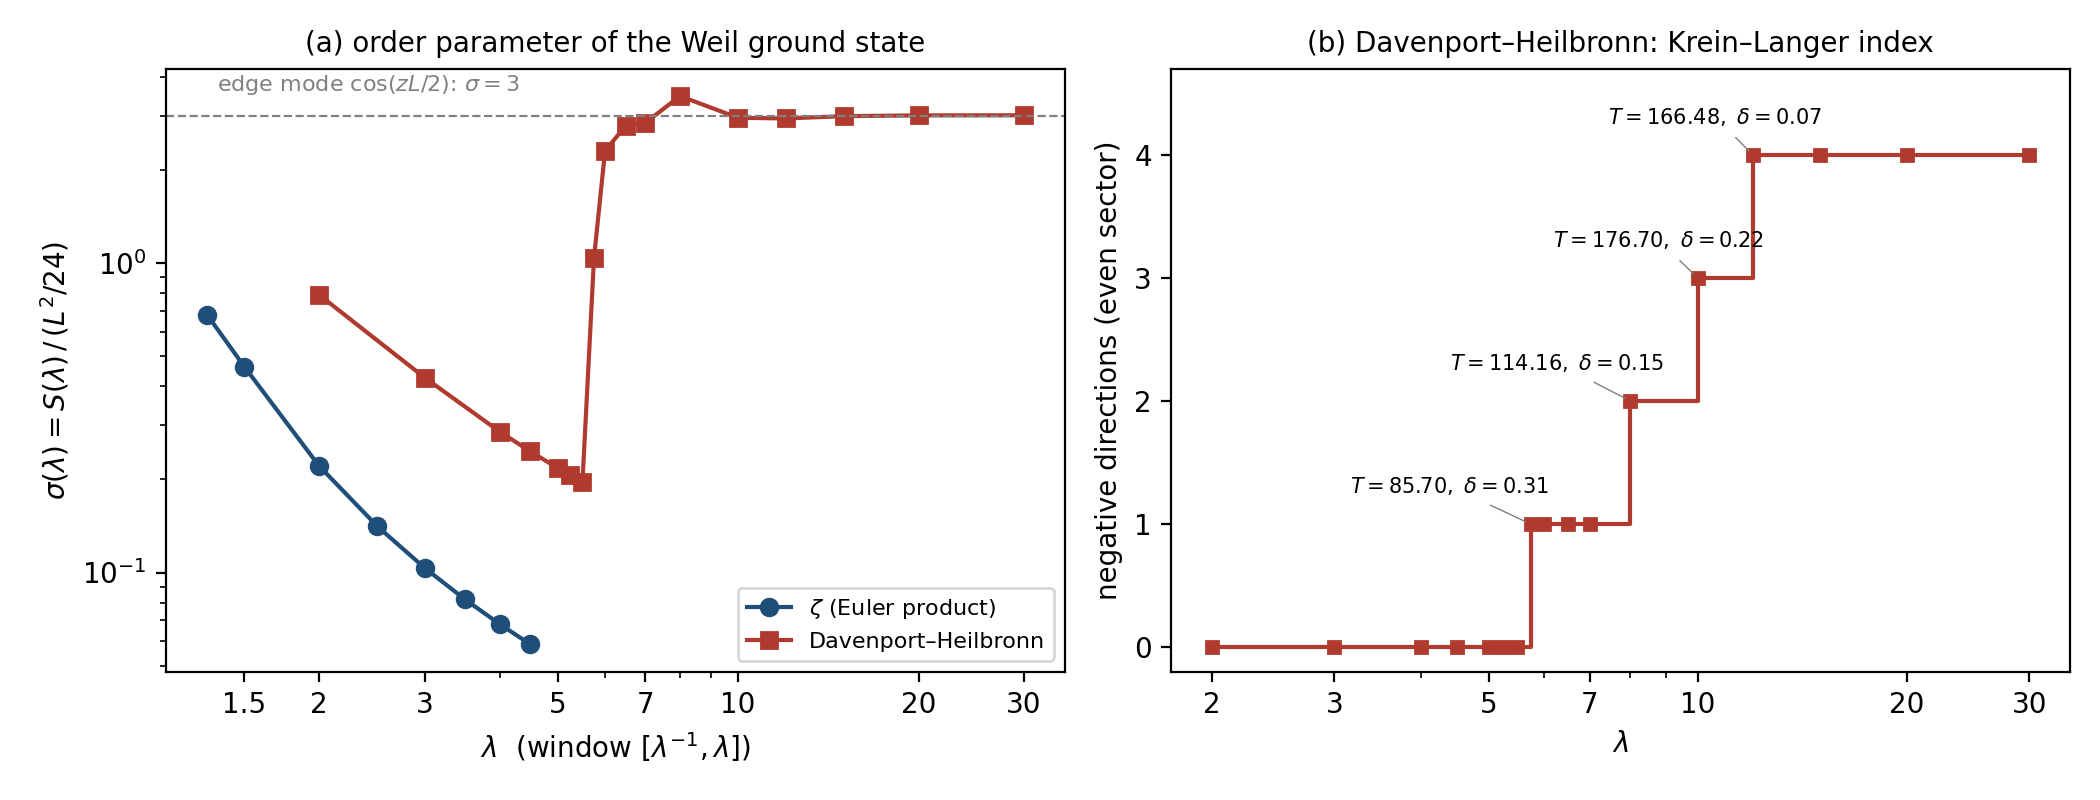

The script that saved this image:
r"""
fig_lp_transport.py -- figure for N7 section 5 (Laguerre-Polya transport and the matched pair).

Reads the two certificate logs (probe_lp_transport_zeta_run.log and the DH log) and plots
(a) the order parameter sigma(lambda) = S(lambda)/(L^2/24) for zeta (bulk mode, sigma -> 0) and
Davenport-Heilbronn (bulk -> edge transition, sigma -> 3 = the cos(zL/2) value), and (b) the
Krein-Langer index of the DH form, annotated with the off-line quadruple each step resolves.
Run with the Python that has matplotlib:
    C:/Users/leomu/AppData/Local/Programs/Python/Python313/python.exe fig_lp_transport.py
"""
import os
import re
import sys
import matplotlib
matplotlib.use("Agg")
import matplotlib.pyplot as plt
from matplotlib.ticker import FixedLocator, NullFormatter, FixedFormatter

HERE = r"C:/Projects/simplicial/empirical/connes_route/"


def parse_zeta(path):
    lam, sig = [], []
    for line in open(path, encoding="utf-8"):
        m = re.match(r"\s+(\d\.\d)\s+[\d.]+\s+\d+\s+\d+\s+\S+\s+\S+\s+\S+\s+[YN]\s+\S+.*sigma=(\S+)", line)
        if m:
            lam.append(float(m.group(1)))
            sig.append(float(m.group(2)))
    return lam, sig


def parse_dh(path):
    lam, sig, idx = [], [], []
    for line in open(path, encoding="utf-8"):
        m = re.match(r"\s+(\d+\.\d\d)\s+[\d.]+\s+\d+\s+\S+\s+\S+\s+\S+\s+\((\d+),(\d+)\)\s+[YN]\s+\S+\s+(\S+)", line)
        if m:
            lam.append(float(m.group(1)))
            idx.append(int(m.group(2)))
            sig.append(float(m.group(4)))
    return lam, sig, idx


def main():
    dh_log = HERE + "probe_lp_transport_dh_run.log"
    lz, sz = parse_zeta(HERE + "probe_lp_transport_zeta_run.log")
    ld, sd, idx = parse_dh(dh_log)
    if not lz or not ld:
        print("logs not parsed", len(lz), len(ld))
        return 1
    ticks = [1.5, 2, 3, 5, 7, 10, 20, 30]
    fig, ax = plt.subplots(1, 2, figsize=(10.5, 4.0))
    a = ax[0]
    a.semilogy(lz, sz, "o-", color="#1f4e79", label=r"$\zeta$ (Euler product)")
    a.semilogy(ld, sd, "s-", color="#b03a2e", label="Davenport–Heilbronn")
    a.axhline(3.0, ls="--", lw=0.8, color="gray")
    a.text(1.35, 3.6, r"edge mode $\cos(zL/2)$: $\sigma=3$", fontsize=8, color="gray")
    a.set_xscale("log")
    a.xaxis.set_major_locator(FixedLocator(ticks))
    a.xaxis.set_major_formatter(FixedFormatter([str(t) for t in ticks]))
    a.xaxis.set_minor_formatter(NullFormatter())
    a.set_xlabel(r"$\lambda$  (window $[\lambda^{-1},\lambda]$)")
    a.set_ylabel(r"$\sigma(\lambda)=S(\lambda)\,/\,(L^2/24)$")
    a.set_title("(a) order parameter of the Weil ground state", fontsize=10)
    a.legend(fontsize=8, loc="lower right")
    b = ax[1]
    b.step(ld, idx, where="post", color="#b03a2e")
    b.plot(ld, idx, "s", color="#b03a2e", ms=4)
    b.set_xscale("log")
    b.xaxis.set_major_locator(FixedLocator(ticks[1:]))
    b.xaxis.set_major_formatter(FixedFormatter([str(t) for t in ticks[1:]]))
    b.xaxis.set_minor_formatter(NullFormatter())
    b.set_yticks([0, 1, 2, 3, 4])
    b.set_xlabel(r"$\lambda$")
    b.set_ylabel("negative directions (even sector)")
    b.set_title("(b) Davenport–Heilbronn: Krein–Langer index", fontsize=10)
    notes = [(5.75, 1, r"$T=85.70,\ \delta=0.31$"), (8.0, 2, r"$T=114.16,\ \delta=0.15$"),
             (10.0, 3, r"$T=176.70,\ \delta=0.22$"), (12.0, 4, r"$T=166.48,\ \delta=0.07$")]
    for x, y, t in notes:
        b.annotate(t, xy=(x, y), xytext=(x * 0.62 if x > 9 else x * 0.55, y + 0.25), fontsize=7.5,
                   arrowprops=dict(arrowstyle="-", lw=0.5, color="gray"))
    b.set_ylim(-0.2, 4.7)
    fig.tight_layout()
    out = HERE + "fig_lp_transport.png"
    fig.savefig(out, dpi=200)
    print("wrote", out, "from", os.path.basename(dh_log))
    return 0


if __name__ == "__main__":
    sys.exit(main())
